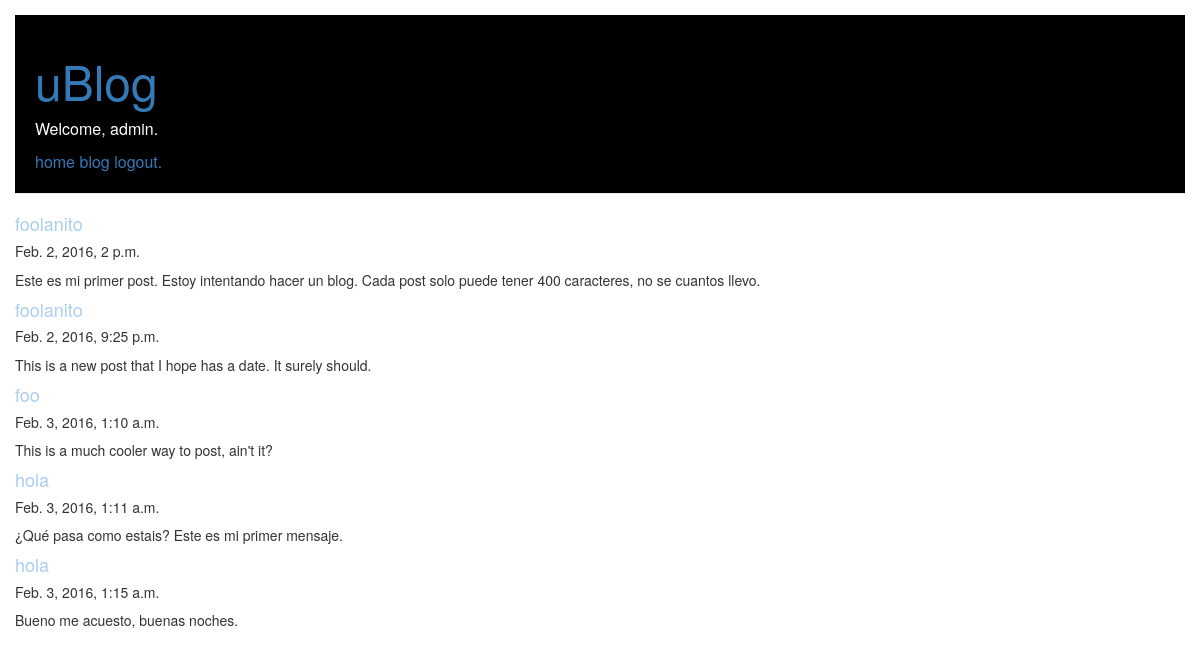
The page /post_list/ (signed in) on the database its author committed.
### uBlog/models.py (models this page shows, shortened)
class Post(models.Model):
    author = models.ForeignKey('auth.User')
    text = models.CharField(max_length=400)
    date = models.DateTimeField(blank=True, null=True)

### uBlog/views.py (the view)
# urls.py: url(r'^post_list/$', views.post_list, name='post_list'),
def post_list(request):
	posts = Post.objects.all()
	return render(request, 'uBlog/post_list.html', {'posts': posts})

### uBlog/templates/uBlog/post_list.html
{% extends 'uBlog/base.html' %}
{% block content %}
	{% if user.is_authenticated %}
		{% for post in posts %}
		<div>
		    <h4>{{ post.author }}</h4>
		    <h5>{{ post.date }}</h4>
		    <p>{{ post.text|linebreaks }}
		</div>
		{% endfor %}
	{% else %}
		<h1>You have to <a href="/login/">log in</a> to see the posts</h1>
	{% endif %}
{% endblock %}

### uBlog/templates/uBlog/base.html (shortened to what this page needs)
{% load staticfiles %}
<html>
    <head>
        <link rel="stylesheet" href="//maxcdn.bootstrapcdn.com/bootstrap/3.2.0/css/bootstrap.min.css">
        <link rel="stylesheet" href="//maxcdn.bootstrapcdn.com/bootstrap/3.2.0/css/bootstrap-theme.min.css">
        <link rel="stylesheet" href="{% static 'css/uBlog.css' %}">
    </head>
    <body>
        <div class="page-header">
            <h1><a href="">uBlog</a></h1>
            <div class="session-options">
                {% if user.is_authenticated %}
                    <p>Welcome, {{ user.get_username }}.</p>
                    <span><a href="/post_list/">home</a></span>
                    <span><a href="/post/">blog</a></span>
                    <span><a href="/logout/">logout.</a></span>
                {% else %}
                    <span><a href="/login/">login</a></span>
                    <span><a href="/register/">sign up</a></span>
                {% endif %}
            </div>
        </div>
        <div class="posts">
            {% block content %}
            {% endblock %}
        </div>
    </body>
</html>

### uBlog/static/css/uBlog.css (style rules this page uses)
body { padding-left: 15px; }
.page-header { background-color: #000000; margin-top: 15; margin-right: 15; padding: 20px 20px 20px 20px; overflow: hidden; }
.page-header h1, .page-header h1 a, .page-header h1 a:visited, .page-header h1 a:active { color: #0010150; font-size: 36pt; text-decoration: none; }
.session-options { color: white; font-size: 12pt; }
.session-options p { color: white; font-size: 12pt; }
.session-options span { color: #0010150; font-size: 12pt; }
h1, h2, h3, h4 { color: #ABCDEF; }

### rows shown on the page
Post: author "foolanito", date "Feb. 2, 2016, 2 p.m.", text "Este es mi primer post. Estoy intentando hacer un blog. Cada post solo puede tener 400 caracteres, no se cuantos llevo."
Post: author "foolanito", date "Feb. 2, 2016, 9:25 p.m.", text "This is a new post that I hope has a date. It surely should."
Post: author "foo", date "Feb. 3, 2016, 1:10 a.m.", text "This is a much cooler way to post, ain't it?"
Post: author "hola", date "Feb. 3, 2016, 1:11 a.m.", text "¿Qué pasa como estais? Este es mi primer mensaje."
Post: author "hola", date "Feb. 3, 2016, 1:15 a.m.", text "Bueno me acuesto, buenas noches."

### other values the page prints
{{ user.get_username }} "admin"
